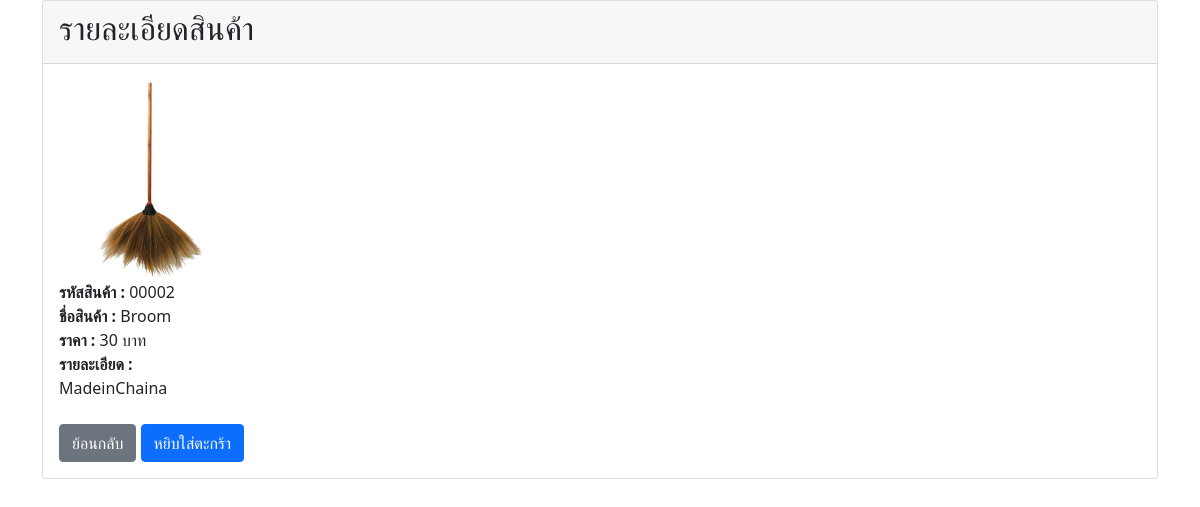
Screenshot of /product_detail2.php?id=2 with the database file from the repository.
### tables this page shows
CREATE TABLE IF NOT EXISTS `product` (
  `product_id` int(11) NOT NULL AUTO_INCREMENT,
  `product_name` varchar(60) DEFAULT NULL,
  `type_id` int(11) DEFAULT NULL,
  `product_detail` text DEFAULT NULL,
  `product_price` int(11) DEFAULT NULL,
  `product_image` varchar(60) DEFAULT NULL,
  PRIMARY KEY (`product_id`)
);

### product_detail2.php (the view, shortened to what this page needs)
<?php  include('bootstrap.php');
include('connect.php');
?>
<!DOCTYPE html>
<html lang="en">
<head>
</head>
<body>
    <div class="container">
    <div class="card">
        <div class="card-header">
            <h2>รายละเอียดสินค้า</h2>
        </div>
        <div class="card-body">
        <?php
                    $id = $_GET["id"];
                    $sql = "select * from product where product_id = $id";
                    $ex = mysqli_query($conn,$sql);
                    while ($rs = mysqli_fetch_array($ex)) {
                    ?>
                        <tr>
                            <td width="100" valign="top"><img src="images/<?= $rs['product_image'] ?>" width="200">
                            </td>
                        </tr>
                        <tr>
                            <td>
                                <?php
                                $product_id = $rs['product_id'];
                                $code = sprintf("%05d", $product_id);
                                ?>
                                <br>
                                <b> รหัสสินค้า : </b> <?= $code ?> <br>
                                <b> ชื่อสินค้า : </b> <?= $rs['product_name'] ?><br>
                                <b> ราคา : </b> <?= $rs['product_price'] ?> บาท<br>
                                <b> รายละเอียด : </b> <br> <?= $rs['product_detail'] ?> <br>
                                <br>
                                <a href="index.php"class="btn btn-secondary">ย้อนกลับ</a>
                                <a href=basket_add.php?id=<?= $rs['product_id'] ?> class="btn btn-primary">หยิบใส่ตะกร้า</a>
                            </td>
                        </tr>
                    <?php
                    }
                    ?>
        </div>
    </div>
    </div>
</body>
</html>

### rows the page displays
product: product_image (picture), product_id "00002", product_name "Broom", product_price "30", product_detail "MadeinChaina"
